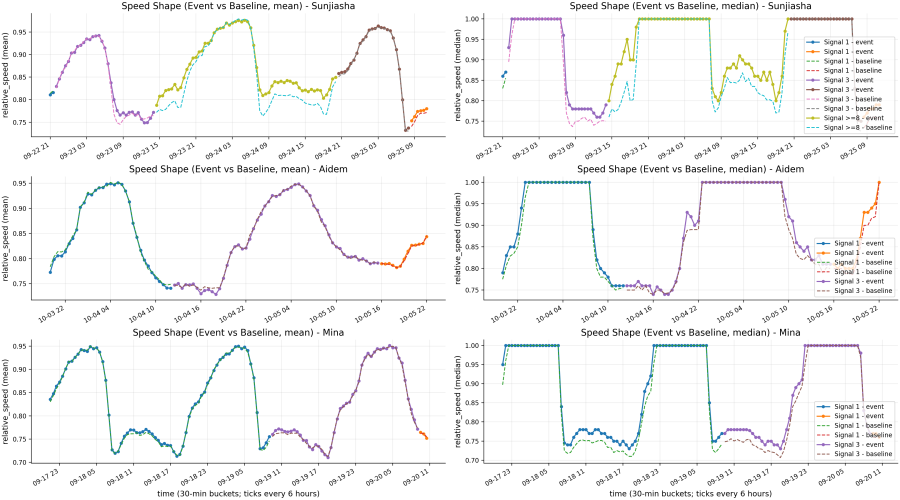
#> input picture speed shape.png, 2700 x 1500 px, given in place of pretyphoon_analysis.png, which was not available (shown at 1/3 size)
$ python '脚本_05_生成综合摘要图.py'
#> lines starting #> are read from the running program, lines starting #| are printed output that depends on the picture; pictures that were not available may be replaced by others from this repository, and a replacement may not be noted
"""
Create a single comprehensive summary figure for thesis defense presentation.
4-panel layout: pre-typhoon anomaly | dose-response | spatial map | regression
"""

import pandas as pd
import numpy as np
import matplotlib.pyplot as plt
import matplotlib.patches as mpatches
from matplotlib.gridspec import GridSpec
import ast, os

DATA = "/Users/helloling/workspace/thesis/data"
OUT  = "/Users/helloling/workspace/thesis"

# Load figures as images for composite
from PIL import Image

imgs = {
    "pretyphoon": Image.open(f"{OUT}/pretyphoon_analysis.png"),
    "scatter":    Image.open(f"{OUT}/polarization_scatter.png"),
    "bars":       Image.open(f"{OUT}/polarization_summary_bars.png"),
    "ts":         Image.open(f"{OUT}/yagiasha_timeseries.png"),
    "recovery":   Image.open(f"{OUT}/recovery_full.png"),
    "map":        Image.open(f"{OUT}/spatial_deviation_map.png"),
    "cat_box":    Image.open(f"{OUT}/spatial_category_boxplot.png"),
    "regression": Image.open(f"{OUT}/spatial_regression.png"),
}
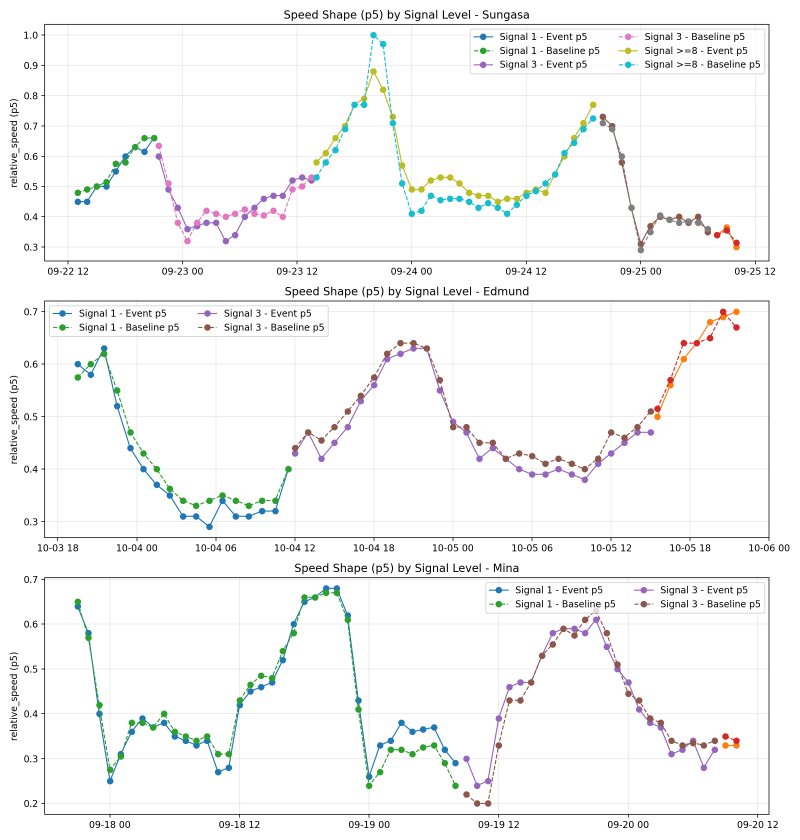
#> input picture speed_shape_p5_event_vs_baseline_by_level.png, 2400 x 2520 px, given in place of polarization_scatter.png, which was not available (shown at 1/3 size)
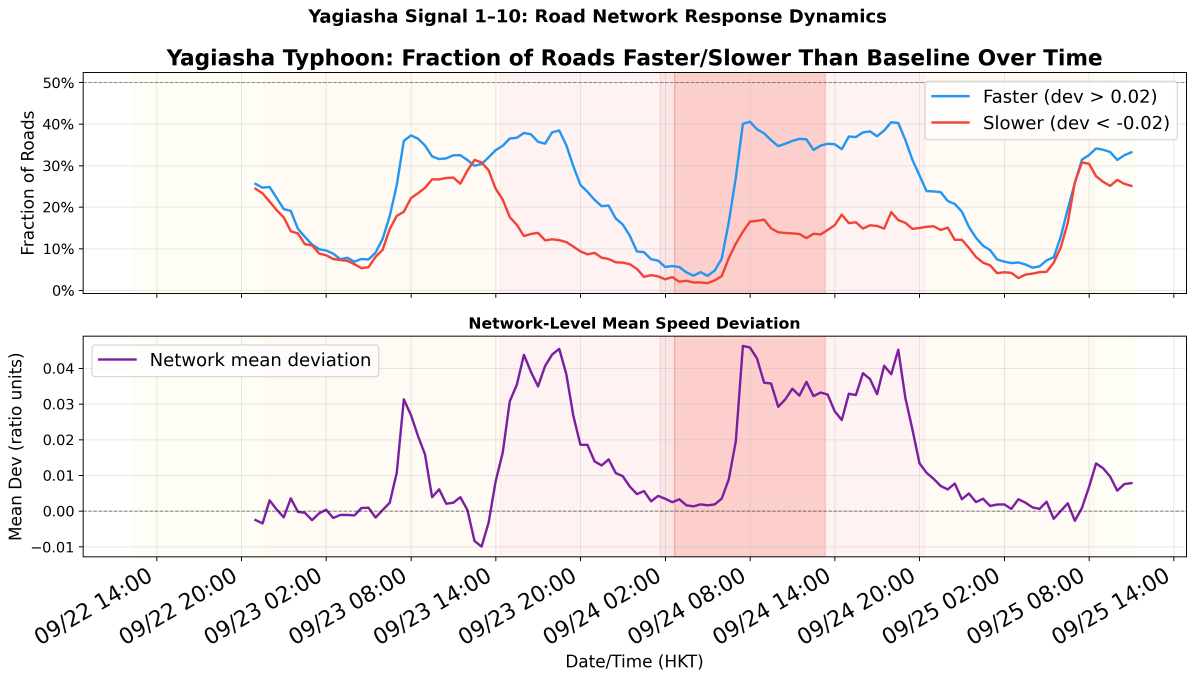
#> input picture yagiasha_timeseries.png, 3584 x 2039 px, found by its file name (shown at 1/3 size)
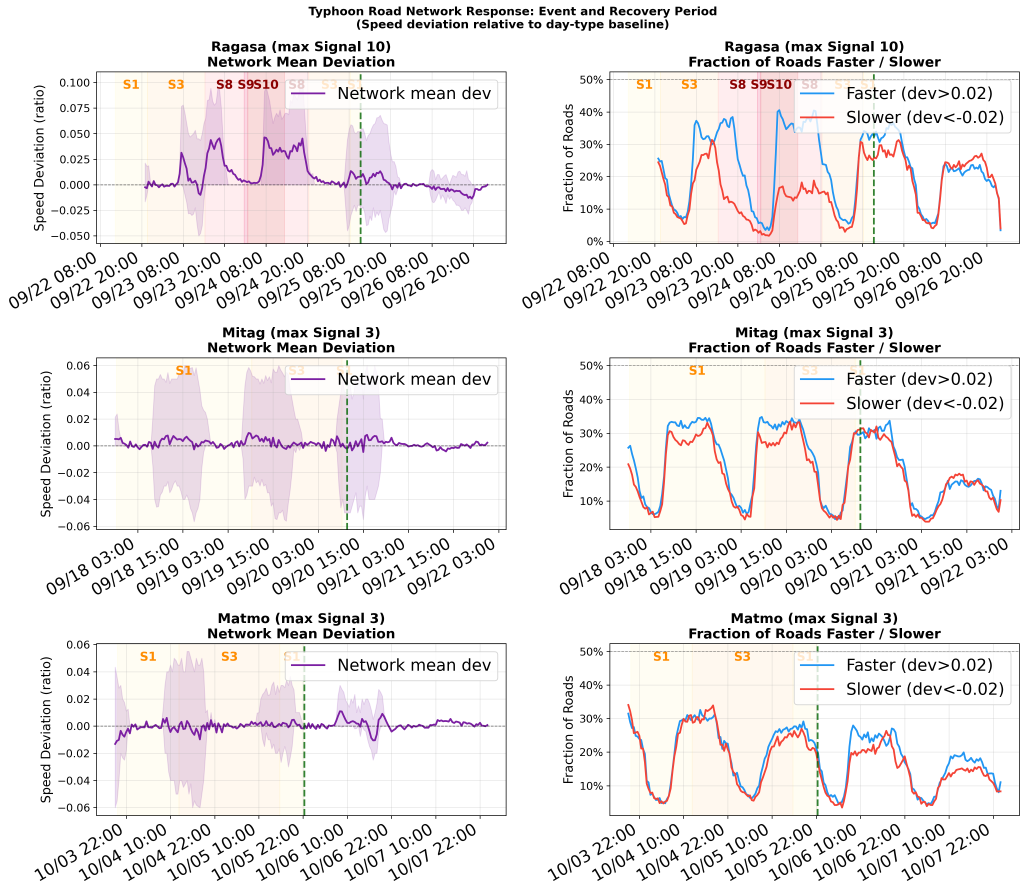
#> input picture recovery_full.png, 4102 x 3566 px, found by its file name (shown at 1/4 size)
#> (the run stopped early here; a loop or call above may not have finished)
